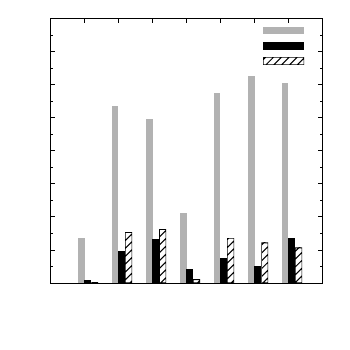

This chart was generated by the following gnuplot code:
#set terminal jpeg medium
#set output "techniques.jpeg"
set terminal epslatex
set output "techniques.tex"
set size 0.7,1
set boxwidth 1.0 absolute
set style fill pattern noborder
#set style fill solid 1.0 border
#set style line 1 lt -1 linecolor rgb "blue" lw 3 
#set style line 2 lt -1 linecolor rgb "red" lw 3 
#set style line 3 lt -1 linecolor rgb "orange" lw 3
set style line 1 lt -1 lw 3 
set style line 2 lt -1 lw 3 
set style line 3 lt -1 lw 3
#set style histogram rowstacked
set style data histograms
set mxtics 2
set mytics 2
set xtics 2 rotate by -45
set ytics 2
set yrange [0:16]
set label 1 "percentage of control points" at graph -0.125, graph 0.5 center rotate
#set xlabel "Techniques"

#plot 'gnuplot/data' using 3 t "stronger" ls 1, '' using 4 t "weaker" ls 2 fs pattern 10, '' using 5:xtic(1) t "uncomparable" ls 3 fs pattern 6
plot 'gnuplot/data' using 3 t "$\\subsetneq$" fs solid 0.3 ls 1, '' using 4 t "$\\supsetneq$" fs pattern 3 ls 2, '' using 5:xtic(1) t "uncomparable"  fs pattern 13 ls 3
